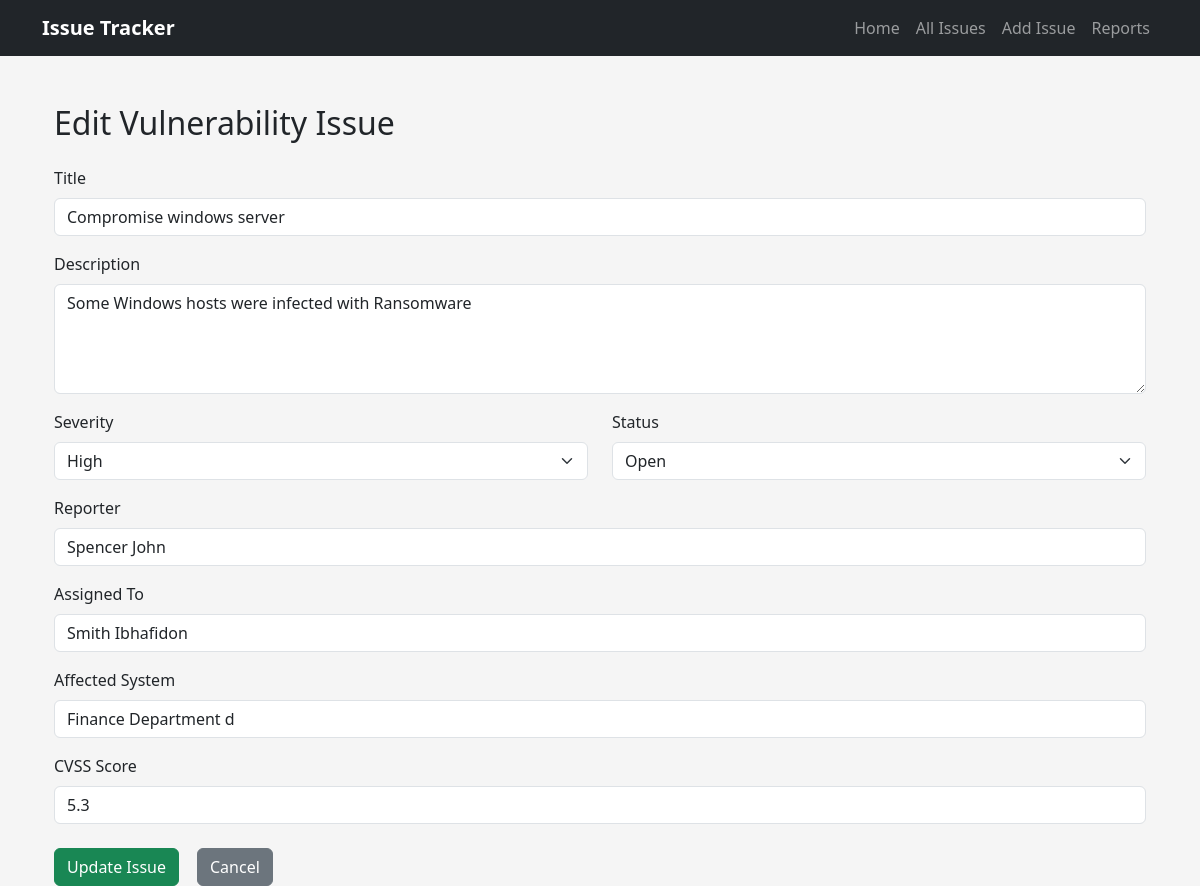
/edit-issue/3, run on an earlier commit of the app's database.
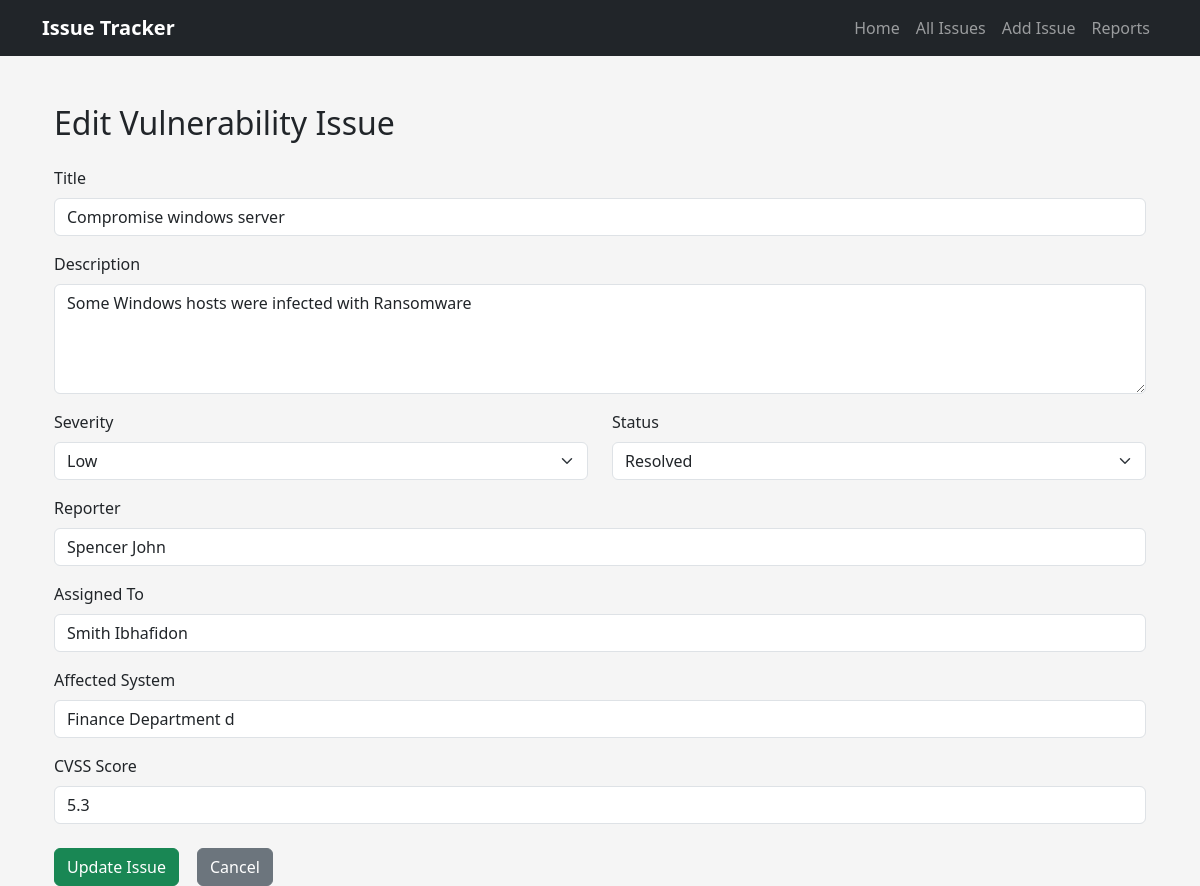
And on a later commit of the database.
### models.py (models this page shows, shortened)
class VulnIssue(db.Model):
    __tablename__ = "issues"
    id = db.Column(db.Integer, primary_key=True,autoincrement=True)
    title = db.Column(db.String(100), nullable=False)
    description = db.Column(db.Text, nullable=False)
    severity = db.Column(db.String(20), nullable=False)
    status = db.Column(db.String(20), nullable=False)
    reporter = db.Column(db.String(100), nullable=False)
    assigned_to = db.Column(db.String(100), nullable=False)
    affected_system = db.Column(db.String(150), nullable=False)
    cvss_score = db.Column(db.Float, nullable=False)
    created_at = db.Column(db.DateTime, default=datetime.utcnow)
    updated_at = db.Column(
    db.DateTime,
    default=datetime.utcnow,
    onupdate=datetime.utcnow
    )

### routes.py (the view, shortened to what this page needs)
@api.route("/edit-issue/<int:issue_id>", methods=["GET", "POST"])
def edit_issue(issue_id):
    issue = db.session.get(VulnIssue, issue_id)
    if issue is None:
        return "Issue not found", 404
    return render_template(
        "edit_issue.html",
        issue=issue
    )

### templates/edit_issue.html (shortened to what this page needs)
{% extends "base.html" %}
{% block content %}
<div class="container mt-4">
    <h2 class="mb-4">Edit Vulnerability Issue</h2>
    <form method="POST">
        <div class="mb-3">
            <label for="title" class="form-label">Title</label>
            <input
                type="text"
                class="form-control"
                id="title"
                name="title"
                value="{{ issue.title }}"
                required
            >
        </div>
        <div class="mb-3">
            <label for="description" class="form-label">Description</label>
            <textarea
                class="form-control"
                id="description"
                name="description"
                rows="4"
                required
            >{{ issue.description }}</textarea>
        </div>
        <div class="row">
            <div class="col-md-6 mb-3">
                <label for="severity" class="form-label">Severity</label>
                <select class="form-select" id="severity" name="severity">
                    <option value="Low" {% if issue.severity == "Low" %}selected{% endif %}>
                        Low
                    </option>
                    <option value="High" {% if issue.severity == "High" %}selected{% endif %}>
                        High
                    </option>
                </select>
            </div>
            <div class="col-md-6 mb-3">
                <label for="status" class="form-label">Status</label>
                <select class="form-select" id="status" name="status">
                    <option value="Open" {% if issue.status == "Open" %}selected{% endif %}>
                        Open
                    </option>
                    <option value="Resolved" {% if issue.status == "Resolved" %}selected{% endif %}>
                        Resolved
                    </option>
                </select>
            </div>
        </div>
        <div class="mb-3">
            <label for="reporter" class="form-label">Reporter</label>
            <input
                type="text"
                class="form-control"
                id="reporter"
                name="reporter"
                value="{{ issue.reporter }}"
                required
            >
        </div>
        <div class="mb-3">
            <label for="assigned_to" class="form-label">Assigned To</label>
            <input
                type="text"
                class="form-control"
                id="assigned_to"
                name="assigned_to"
                value="{{ issue.assigned_to }}"
                required
            >
        </div>
        <div class="mb-3">
            <label for="affected_system" class="form-label">Affected System</label>
            <input
                type="text"
                class="form-control"
                id="affected_system"
                name="affected_system"
                value="{{ issue.affected_system }}"
                required
            >
        </div>
        <div class="mb-4">
            <label for="cvss_score" class="form-label">CVSS Score</label>
            <input
                type="number"
                class="form-control"
                id="cvss_score"
                name="cvss_score"
                value="{{ issue.cvss_score }}"
                step="0.1"
                min="0"
                max="10"
                required
            >
        </div>
        <div class="d-flex gap-2">
            <button type="submit" class="btn btn-success">
                Update Issue
            </button>
            <a href="/issues-page" class="btn btn-secondary">
                Cancel
            </a>
        </div>
    </form>
</div>
{% endblock %}

What changed in the data, as far as the page shows it:
changed VulnIssue "Compromise windows server": severity "High" → "Low"; status "Open" → "Resolved"
